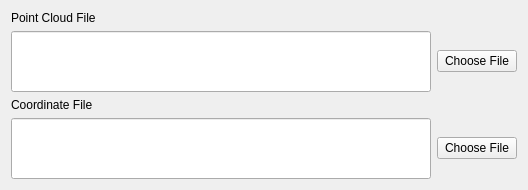
        <widget class="QWidget" name="page_17">
         <property name="geometry">
          <rect>
           <x>0</x>
           <y>0</y>
           <width>528</width>
           <height>190</height>
          </rect>
         </property>
         <attribute name="label">
          <string>Read From Local</string>
         </attribute>
         <layout class="QGridLayout" name="gridLayout_33">
          <item row="0" column="0">
           <widget class="QLabel" name="label_42">
            <property name="text">
             <string>Point Cloud File</string>
            </property>
           </widget>
          </item>
          <item row="1" column="0">
           <widget class="QLineEdit" name="depthPcFilePath">
            <property name="sizePolicy">
             <sizepolicy hsizetype="Expanding" vsizetype="MinimumExpanding">
              <horstretch>0</horstretch>
              <verstretch>0</verstretch>
             </sizepolicy>
            </property>
           </widget>
          </item>
          <item row="1" column="1">
           <widget class="QPushButton" name="depthPcReadButton">
            <property name="text">
             <string>Choose File</string>
            </property>
           </widget>
          </item>
          <item row="2" column="0">
           <widget class="QLabel" name="label_43">
            <property name="text">
             <string>Coordinate File</string>
            </property>
           </widget>
          </item>
          <item row="3" column="0">
           <widget class="QLineEdit" name="depthCoorFilePath">
            <property name="sizePolicy">
             <sizepolicy hsizetype="Expanding" vsizetype="MinimumExpanding">
              <horstretch>0</horstretch>
              <verstretch>0</verstretch>
             </sizepolicy>
            </property>
           </widget>
          </item>
          <item row="3" column="1">
           <widget class="QPushButton" name="depthCoorReadButton">
            <property name="text">
             <string>Choose File</string>
            </property>
           </widget>
          </item>
         </layout>
        </widget>
